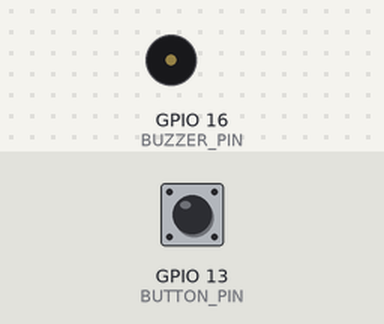
Simulated run of this sketch. Board: ESP32. Parts: buzzer (waves = sounding). Inputs (shaded band) come from the test bench; at power-on: GPIO 13 (BUTTON_PIN) HIGH. What the sketch prints to the serial monitor is not drawn.

Above: at 1.2 s.
1.3 s: GPIO 13 (BUTTON_PIN) pulled LOW for 0.15 s
7.4 s: GPIO 13 (BUTTON_PIN) pulled LOW for 1 s
At 7.49 s:
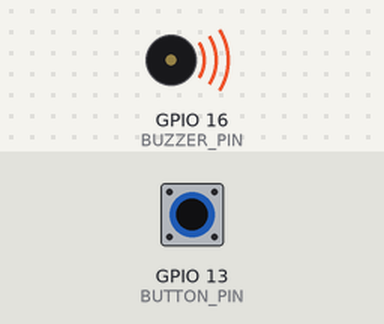
Timing chart, 0 to 17.4 s (numbered marks = the images above; inputs shaded):
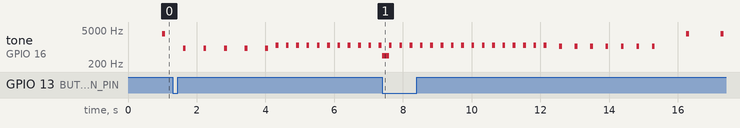

The sketch:

main_firmware.ino
```cpp
// FIRMWARE FOR PUSHBUTTON.

#include <WiFi.h>
#include <esp_now.h>

#define BUTTON_PIN 13
#define BUZZER_PIN 16

uint8_t commAddress[] = {0x44, 0x1D, 0x64, 0xF3, 0xDB, 0xC4};

#define CROSS_TIME 8000
#define YELLOW_TIME 3000
#define COOLDOWN_TIME 10000
#define SPEED_THRESHOLD_KMH 10.0
#define SPEED_TIMEOUT 1000

bool isCrossing = false;
bool inCooldown = false;
unsigned long phaseStart = 0;
unsigned long cooldownStart = 0;
float latestSpeed = 0.0;
unsigned long lastSpeedUpdate = 0;

unsigned long lastBuzzerToggle = 0;
bool buzzerOn = false;

bool waitingForVehicle = false;
unsigned long vehicleCooldownStart = 0;
const unsigned long VEHICLE_WAIT_TIME = 3000;

enum LightState { RED, YELLOW, GREEN, YELLOW_END };
LightState lightState = RED;


void onRecv(const esp_now_recv_info_t *info, const uint8_t *data, int len);
void setLight(LightState state);
void updateLogic();


void setup() {
  Serial.begin(115200);
  pinMode(BUTTON_PIN, INPUT_PULLUP);
  pinMode(BUZZER_PIN, OUTPUT);

  WiFi.mode(WIFI_STA);
  if (esp_now_init() != ESP_OK) {
    Serial.println("ESP-NOW init failed!");
    return;
  }

  esp_now_peer_info_t peerInfo = {};
  memcpy(peerInfo.peer_addr, commAddress, 6);
  peerInfo.channel = 0;
  peerInfo.encrypt = false;
  esp_now_add_peer(&peerInfo);

  esp_now_register_recv_cb(onRecv);

  setLight(RED);
  Serial.println("[MAIN] Ready.");
}


void loop() {
  updateLogic();


  static bool lastButton = HIGH;
  bool currentButton = digitalRead(BUTTON_PIN);
  if (lastButton == HIGH && currentButton == LOW) {
    Serial.println("[MAIN] Button pressed");
    if (!isCrossing && !inCooldown && latestSpeed < SPEED_THRESHOLD_KMH) {
      isCrossing = true;
      phaseStart = millis();
      setLight(YELLOW);
      Serial.println("[MAIN] Safe to cross → yellow");
    } else {
      Serial.println("[MAIN] Unsafe (fast vehicle or cooldown)");
      tone(BUZZER_PIN, 440, 200);
    }
  }
  lastButton = currentButton;
}


void updateLogic() {
  unsigned long now = millis();

  if (latestSpeed > 0.0 && (now - lastSpeedUpdate > SPEED_TIMEOUT)) {
    Serial.println("[MAIN] Speed high-water mark expired. Resetting to 0.");
    latestSpeed = 0.0;
  }

  if (isCrossing) {
    switch (lightState) {
      case YELLOW:
        if (now - phaseStart >= YELLOW_TIME) {
          Serial.println("[MAIN] Transition: YELLOW → GREEN");
          setLight(GREEN);
          phaseStart = now;
        }
        break;

      case GREEN:
        if (now - phaseStart >= CROSS_TIME) {
          Serial.println("[MAIN] Transition: GREEN → YELLOW");
          setLight(YELLOW);
          phaseStart = now;
          lightState = YELLOW_END;
        }
        break;

      case YELLOW_END:
        if (now - phaseStart >= YELLOW_TIME) {
          Serial.println("[MAIN] Transition: YELLOW → RED");
          setLight(RED);
          isCrossing = false;
          inCooldown = true;
          cooldownStart = now;
        }
        break;

      default:
        break;
    }
  }


  if (inCooldown && (now - cooldownStart >= COOLDOWN_TIME)) {
    inCooldown = false;
    Serial.println("[MAIN] Cooldown ended");
  }

  static unsigned long lastBeep = 0;
  unsigned long beepInterval = 1000;
  int beepTone = 3500;

  if (lightState == GREEN) {
    beepInterval = 300;
    beepTone = 1200;
  } else if (lightState == YELLOW) {
    beepInterval = 600;
    beepTone = 900;
  } else if (lightState == YELLOW_END) {
    beepInterval = 450;
    beepTone = 1050;
  }

  if (now - lastBeep >= beepInterval) {
    tone(BUZZER_PIN, beepTone, 80);
    lastBeep = now;
  }
}

void onRecv(const esp_now_recv_info_t *info, const uint8_t *data, int len) {
  if (len == sizeof(float)) {
    float newSpeed;
    memcpy(&newSpeed, data, sizeof(float));
    Serial.printf("[MAIN] Vehicle speed received: %.2f km/h\n", newSpeed);

    if (newSpeed > latestSpeed) {
      latestSpeed = newSpeed;
    }

    lastSpeedUpdate = millis();
  }
}

void setLight(LightState state) {
  if (state != YELLOW_END) {
    lightState = state;
  }

  uint8_t cmd = static_cast<uint8_t>(state);

  if (state == YELLOW_END) {
    cmd = static_cast<uint8_t>(YELLOW);
  }

  esp_now_send(commAddress, &cmd, 1);
}
```

Measured:
- by itself, tone on GPIO 16 (BUZZER_PIN): plays 440 Hz for 0.20 s, 1200 Hz for 0.08 s, 1200 Hz for 0.08 s, 1200 Hz for 0.08 s, 1200 Hz for 0.08 s, 1200 Hz for 0.08 s … (26 notes in this stretch)
